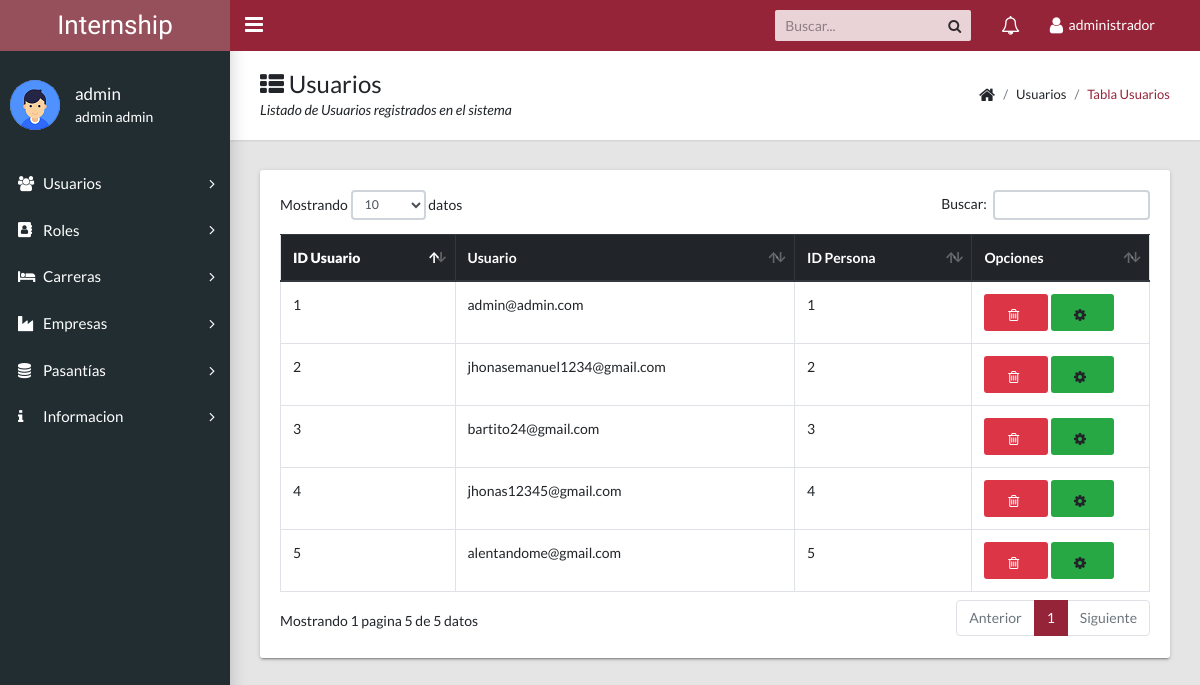
The page /admin/docs/listar_usuario.php (signed in) on the database its author committed.
### tables this page shows
CREATE TABLE `usuario` (
  `id_usuario` int(11) NOT NULL AUTO_INCREMENT,
  `usuario` varchar(45) DEFAULT NULL,
  `clave` varchar(45) DEFAULT NULL,
  `activousuario` tinyint(4) DEFAULT NULL,
  `fechacreacion` datetime DEFAULT NULL,
  `persona_id_persona` int(11) NOT NULL,
  PRIMARY KEY (`id_usuario`,`persona_id_persona`),
  KEY `fk_usuario_persona1_idx` (`persona_id_persona`),
  CONSTRAINT `fk_usuario_persona1` FOREIGN KEY (`persona_id_persona`) REFERENCES `persona` (`id_persona`) ON DELETE NO ACTION ON UPDATE NO ACTION
);

### modelo/conexion.php (called while the page is built, shortened)
<?php
class conexion{
	public $con;
	function __construct(){
	$this->host="localhost";
	$this->user="root";
	$this->clave="";
	$this->db="inter";
	$this->con=mysqli_connect($this->host, $this->user,$this->clave);
	mysqli_query($this->con, 'SET NAMES UTF-8');
	if($this->con){
		mysqli_select_db($this->con,$this->db);
	}
	}
public function con_retorno($sql){
$resp=mysqli_query($this->con, $sql);
return $resp;
}
}

### modelo/mdl_login.php (called while the page is built, shortened)
<?php
require("conexion.php");
class mdl_login{
    public $obj_con;
	function __construct(){
        $this->obj_con=new conexion();
	}
public function listar(){
        $sql="select * from usuario ORDER BY id_usuario ;";
        return $this->obj_con->con_retorno($sql);
}
}

### admin/docs/listar_usuario.php (the view, shortened to what this page needs)
<?php
include_once('menu.php');
include_once ('../../modelo/mdl_login.php');
$objeto=new mdl_login();
$datos=$objeto->listar();
?>
<main class="app-content">
    <div class="app-title">
        <div>
            <h1><i class="fa fa-th-list"></i> Usuarios</h1>
            <p>Listado de Usuarios registrados en el sistema</p>
        </div>
        <ul class="app-breadcrumb breadcrumb side">
            <li class="breadcrumb-item"><i class="fa fa-home fa-lg"></i></li>
            <li class="breadcrumb-item">Usuarios</li>
            <li class="breadcrumb-item active"><a href="#">Tabla Usuarios</a></li>
        </ul>
    </div>
    <div class="row">
        <div class="col-md-12">
            <div class="tile">
                <div class="tile-body">
                    <table class="table table-hover table-bordered" id="sampleTable">
                        <thead class="thead-dark">
                        <tr>
                            <th><b>ID Usuario</th>
                            <th>Usuario</th>
                            <th>ID Persona</th>
                            <th>Opciones</th>
                        </tr>
                        </thead>
                        <tbody>
                        <?php
                        while($row=mysqli_fetch_assoc($datos)){
                            echo "<tr>";
                            echo "<td>".$row['id_usuario']."</td>";
                            echo "<td>".$row['usuario']."</td>";
                            echo "<td>".$row['persona_id_persona']."</td>";
                            $id_persona=$row['id_usuario'];
                            echo "<td><a class='btn btn-danger col-md-5' href='../../controlador/ctrl_agregarusuario.php?id_persona=".$id_persona."'><i class='fa fa-trash-o' aria-hidden='true'></i></a>
                            <a class=' btn btn-success col-md-5'><i class='fa fa-cog' aria-hidden='true'></i></a></td>";
                            echo "</tr>";
                        }?>
                        </tbody>
                    </table>
                </div>
            </div>
        </div>
    </div>
</main>

### rows shown on the page
usuario: id_usuario "1", usuario "admin@admin.com", persona_id_persona "1"
usuario: id_usuario "2", usuario "jhonasemanuel1234@gmail.com", persona_id_persona "2"
usuario: id_usuario "3", usuario "bartito24@gmail.com", persona_id_persona "3"
usuario: id_usuario "4", usuario "jhonas12345@gmail.com", persona_id_persona "4"
usuario: id_usuario "5", usuario "alentandome@gmail.com", persona_id_persona "5"

### other values the page prints
$_SESSION['rol'] "administrador"
$_SESSION['nombre'] "admin"
$_SESSION['papellido'] "admin"
$_SESSION['sapellido'] "admin"
